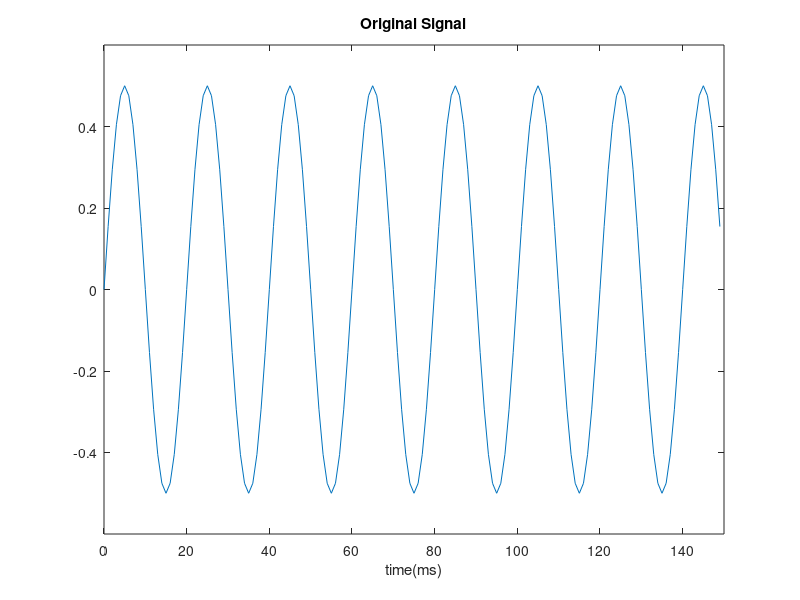
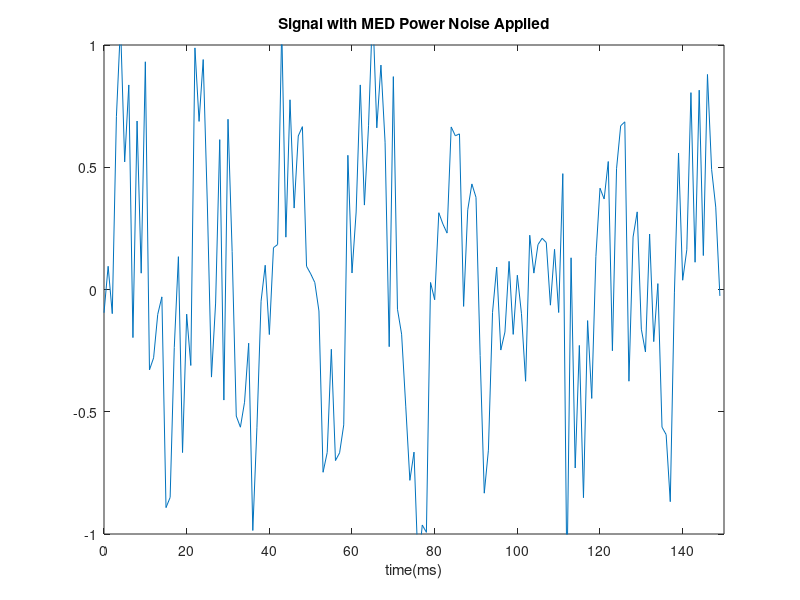

The MATLAB source for these figures, in order: (Note: this script raises an error after producing the figures.)
%Matthew Capuano -- EE 553
% HW 4: LMS Algorithm

%Original Signal + Noise Signal = input signal (x(n))
%Desired signal (D) = original signal
%Output Signal (Y) = input signal * Adaptive FIR(H(n))
%Adaptive FIR = FIR + delta * Error * X1

close all
clear all

%%%Initialize Variables and Signals%%%%%%%%%%%%%%%%%%%%%%
FS = 1000;      %sample freq
T = 1/FS;       %sample period
L = 10000;      %sample size

t = (0:L-1)*T; %x axis (time)
d = .5*sin(2*pi*50*t); %desired signal

delta = .05; %step size
N = 20; %FIR length

figure(1)
plot(FS*t(1:150), d(1:150));
title('Original Signal');
xlabel('time(ms)');
xlim([0 150]); ylim([-.6 .6]);

%Find power of original signal:
Pd0 = d.^2;
Pd1 = sum(Pd0);
Pd2 = Pd1 / (1 + length(Pd0)); 

%Orignal Signal Power = .1250

%Generate Noise Signal Approximately 4x Less Power than Orig. (.03125)
Noise0 = .18 * randn(size(t)); 

Pn0 = Noise0.^2;
Pn1 = sum(Pn0);
Pn2 = Pn1 / (1 + length(Pn0));

%Generate Noise Signal Approximately = Power to Orig. (.1250)
Noise1 = .35 * randn(size(t));

Pn00 = Noise1.^2;
Pn11 = sum(Pn00);
Pn22 = Pn11 / (1 + length(Pn00));

%Generate Noise Signal Approximately 4X More Power than Orig. (.5)
Noise2 = .7 * randn(size(t));

Pn000 = Noise2.^2;
Pn111 = sum(Pn000);
Pn222 = Pn111 / (1 + length(Pn000));

%%%% begin LMS application%%%%%%%%%%%%%%%%%%%%%%%

%start with FIR w/ Initial Weights of X
INIT = 1;

%Apply X Power Noise to signal
x = d + Noise1;

figure(2)
plot(FS*t(1:150),x(1:150));
title('Signal with MED Power Noise Applied');
xlabel('time(ms)');
xlim([0 150]); ylim([-1 1]);

[h, y, FIR, cnt, ASE] = mylms(x, d, delta, N, INIT);
figure(3);
plot(FS*t(1:150),y(1:150));
title('Output Signal after LMS - MED Power Noise, Init FIR = RND');
xlabel('time (ms)');
xlim([0 150]); ylim([-.6 .6]);

figure(4)
plot(1:1:N, h(1:1:N));
title('Final FIR Filter Cefficients - MED Power Noise, Init FIR = RND');

figure(5)
plot(1:1:length(ASE), ASE(1:end));
title('Error Function Plot - MED Power Noise, Init FIR = RND');

